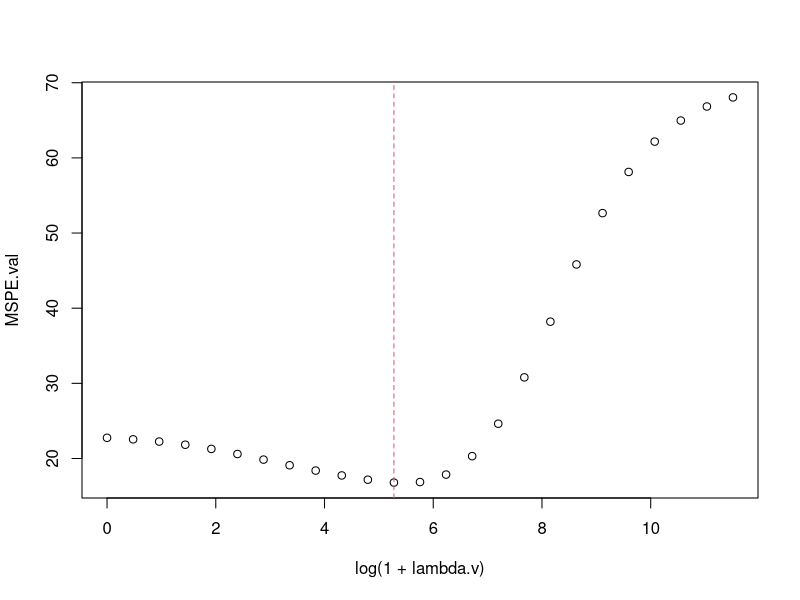
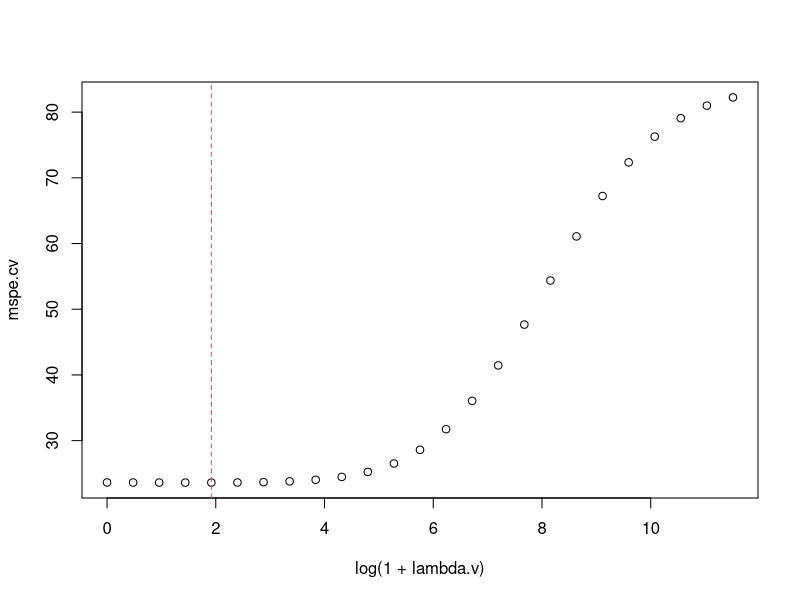
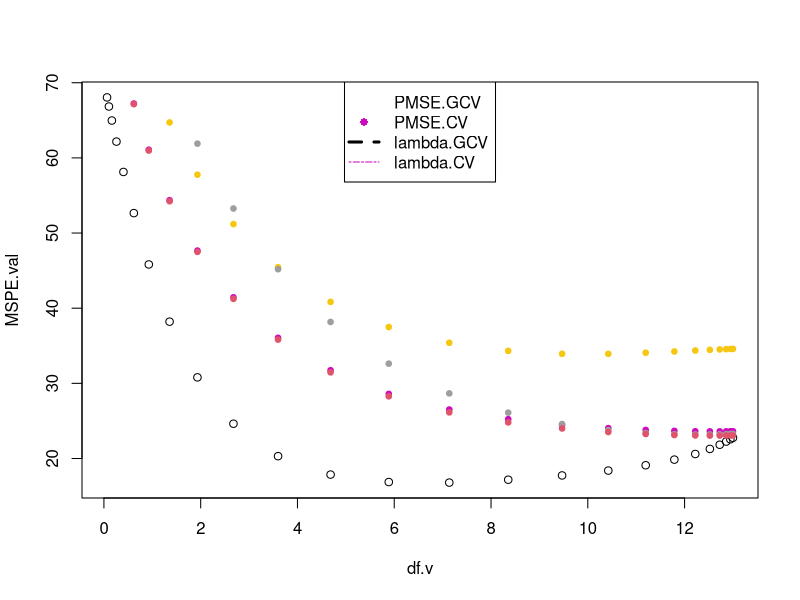

The R source for these figures, in order:
library(MASS)

data(Boston)
summary(Boston)

Y <- scale( Boston$medv, center=TRUE, scale=FALSE)
X <- scale( as.matrix(Boston[,1:13]), center=TRUE, scale=TRUE)
n <- dim(X)[1]
p <- dim(X)[2]
XtX <- t(X)%*%X 
d2 <- eigen(XtX,symmetric = TRUE, only.values = TRUE)$values

traning <- n*0.8 
Xt <- X[1:traning,]
Yt <- Y[1:traning,]

lambda.max <- 1e5
n.lambdas <- 25
lambda.v <- exp(seq(0,log(lambda.max+1),length=n.lambdas))-1
df.v <- numeric(n.lambdas)
for (l in 1:n.lambdas){
  lambda <- lambda.v[l]
  df.v[l] <- sum(d2/(d2+lambda)) 
}
Xval <- X[traning:n,]
Yval <- Y[traning:n]

beta.path <- matrix(0,nrow=n.lambdas, ncol=p)
diag.H.lambda <- matrix(0,nrow=n.lambdas, ncol=n)
for (l in 1:n.lambdas){ 
  lambda <- lambda.v[l]
  H.lambda.aux <- t(solve(XtX + lambda*diag(1,p))) %*% t(X) 
  beta.path[l,] <-  H.lambda.aux %*% Y
  H.lambda <- X %*% H.lambda.aux 
  diag.H.lambda[l,] <- diag(H.lambda)
} 

# Validation
MSPEval <- function(X, Y, Xval, Yval, lambda.v) {
  PMSE.VAL <- n.lambdas
  
  # Iterate through candidate values
  for (l in 1:n.lambdas){
    lambda <- lambda.v[l]
    r <- dim(Xval)[1]
    PMSE.VAL[l] <- 0
    
    # Compute beta with the traning dataset
    beta.i <- solve(t(X)%*%X + lambda*diag(1,p)) %*% t(X) %*% Y
    for (i in 1:r){
      # Compute the errors with the validation dataset
      Xi <- Xval[i,]; Yi <- Yval[i]
      hat.Yi <- Xi %*% beta.i
      PMSE.VAL[l] <-PMSE.VAL[l] + (hat.Yi - Yi)^2
    }
    PMSE.VAL[l] <- PMSE.VAL[l]/r
  }
  return(PMSE.VAL)
}
MSPE.val = MSPEval(Xt, Yt, Xval, Yval, lambda.v)
lambda.val <- lambda.v[which.min(MSPE.val)]

plot(log(1+lambda.v), MSPE.val)
abline(v=log(1+lambda.val),col=2,lty=2)



# K fold
MSPEkfold <- function(X, Y, K) {
  PMSE.CV <- n.lambdas
  folds <- sample(rep(1:K, length=n), n, replace=FALSE) 
  
  # Iterate through K Folds
  for (k in 1:K){
    Xk <- as.matrix(X[folds != k,])
    Yk <- as.matrix(Y[folds != k])
    Xv <- as.matrix(X[folds == k,])
    Yv <- as.matrix(Y[folds == k])
    
    r <- dim(Xv)[1]
    for (l in 1:n.lambdas){
      lambda <- lambda.v[l]
      PMSE.CV[l] <- 0
      # Compute Beta with the elements in the folds
      beta.i <- solve(t(Xk)%*%Xk + lambda*diag(1,p))  %*% t(Xk) %*% Yk
      for (i in 1:r){
        #   m.Y.i <- mean(Y[-i])
        m.Y.i <- 0
        # Compute the error with the remaning elements
        Xi <- Xv[i,]; Yi <- Yv[i]
        hat.Yi <- Xi %*% beta.i + m.Y.i
        PMSE.CV[l] <- PMSE.CV[l] + (hat.Yi-Yi)^2 # Maybe not here
      }
      PMSE.CV[l] <- PMSE.CV[l]/r
    }
  }
  return(PMSE.CV)
}

mspe.10 <- MSPEkfold(X, Y, 10)
mspe.5 <- MSPEkfold(X, Y, 5)


# leave-one-out
MSPEcv <- function(X, Y) {
  PMSE.CV <- numeric(n.lambdas)
  for (l in 1:n.lambdas){
    lambda <- lambda.v[l]
    PMSE.CV[l] <- 0
    for (i in 1:n){
      #   m.Y.i <- mean(Y[-i])
      m.Y.i <- 0
      X.i <- X[-i,]; Y.i <- Y[-i]-m.Y.i
      Xi <- X[i,]; Yi <- Y[i]
      beta.i <- solve(t(X.i)%*%X.i + lambda*diag(1,p)) %*% t(X.i) %*% Y.i
      hat.Yi <- Xi %*% beta.i + m.Y.i
      PMSE.CV[l] <- PMSE.CV[l] + (hat.Yi-Yi)^2
    }
    PMSE.CV[l] <- PMSE.CV[l]/n
  }
  return(PMSE.CV)
}

mspe.cv <- MSPEcv(X, Y)


lambda.CV <- lambda.v[which.min(mspe.cv)]
plot(log(1+lambda.v), mspe.cv)
abline(v=log(1+lambda.CV),col=2,lty=2)

MSPEgcv <- function(X, Y) {
  PMSE.GCV <- numeric(n.lambdas)
  for (l in 1:n.lambdas){
    lambda <- lambda.v[l]
    hat.Y <- X %*% beta.path[l,]
    nu <- sum(diag.H.lambda[l,])
    PMSE.GCV[l] <- sum( ((Y-hat.Y)/(1-nu/n))^2 )/n
  }
  return(PMSE.GCV)
}

mspe.gcv <- MSPEgcv(X, Y)


plot(df.v, MSPE.val)
points(df.v, mspe.cv,col=6,pch=19,cex=.75)
points(df.v, mspe.5,col=7,pch=19,cex=.75)
points(df.v, mspe.10,col=8,pch=19,cex=.75)
points(df.v, mspe.gcv,col=10,pch=19,cex=.75)

#abline(v=df.GCV,col=1,lty=2,lwd=3)
#abline(v=df.CV.H.lambda,col=6,lty=6)
legend("top",c("PMSE.GCV","PMSE.CV","lambda.GCV","lambda.CV"),
       pch=c(1,19,NA,NA),lty=c(0,0,2,6),lwd=c(0,0,3,1),col=c(1,6,1,6))

